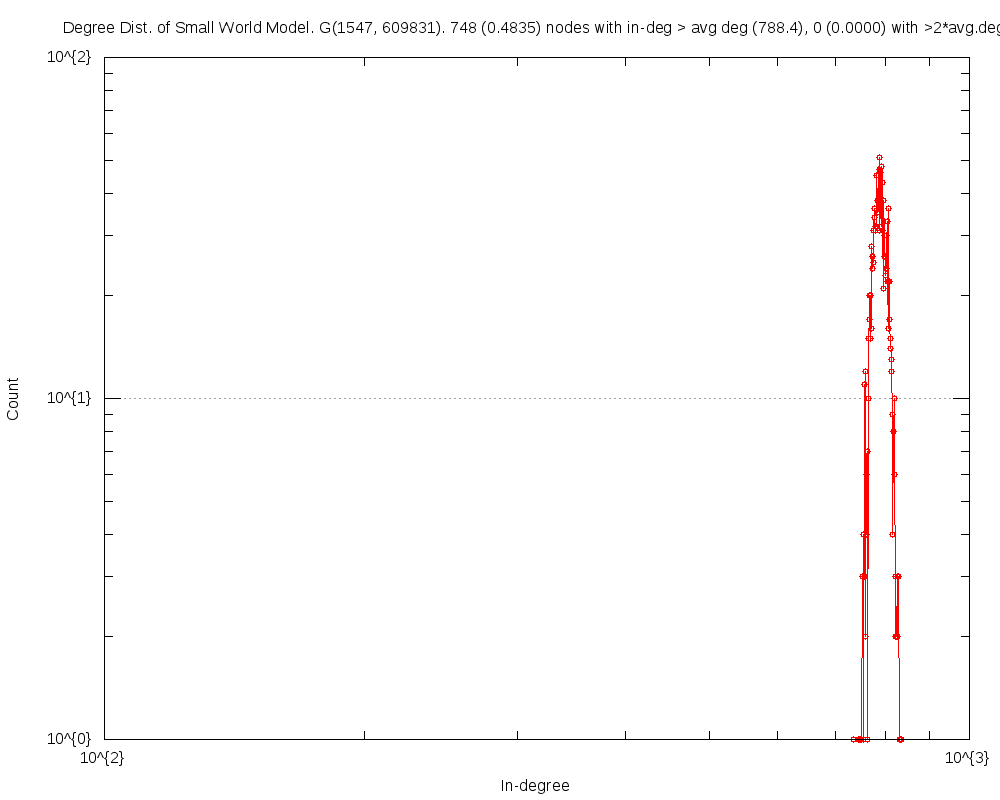

Source code (gnuplot):
#
# Degree Dist. of Small World Model. G(1547, 609831). 748 (0.4835) nodes with in-deg > avg deg (788.4), 0 (0.0000) with >2*avg.deg (Wed Oct 14 21:03:38 2015)
#

set title "Degree Dist. of Small World Model. G(1547, 609831). 748 (0.4835) nodes with in-deg > avg deg (788.4), 0 (0.0000) with >2*avg.deg"
set key bottom right
set logscale xy 10
set format x "10^{%L}"
set mxtics 10
set format y "10^{%L}"
set mytics 10
set grid
set xlabel "In-degree"
set ylabel "Count"
set tics scale 2
set terminal png size 1000,800
set output 'inDeg.small_world.png'
plot 	"inDeg.small_world.tab" using 1:2 title "" with linespoints pt 6
